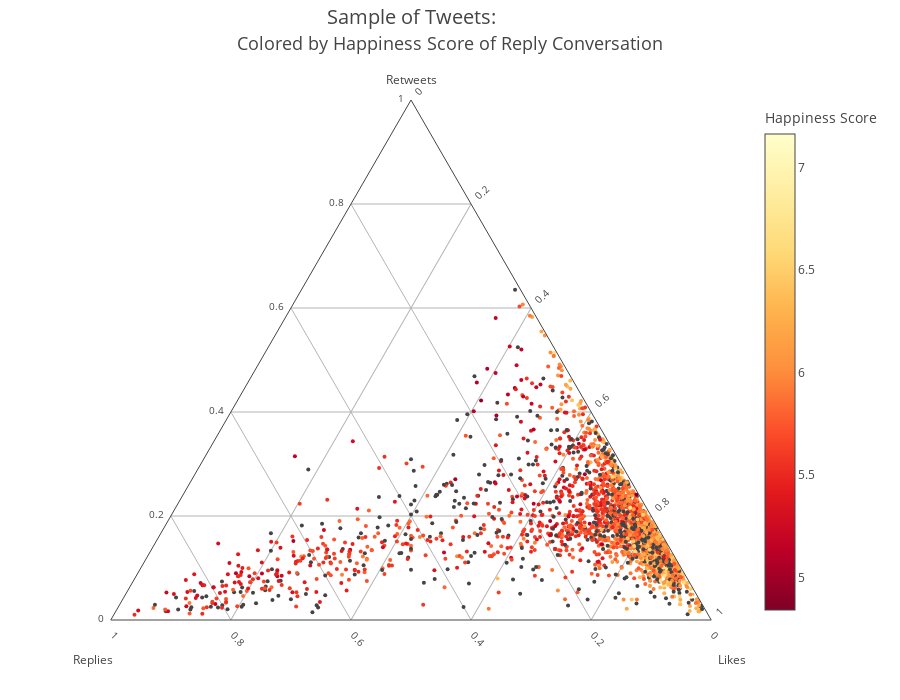

This figure's notebook cell:
### Code cell
rawData = list(allhapp_ratios);
def makeAxis(title, tickangle): 
    return {
      'title': title,
      'titlefont': { 'size': 12 },
      'tickangle': tickangle,
      'tickfont': { 'size': 10 },
      'tickcolor': 'rgba(0,0,0,0)',
      'ticklen': 5,
      'showline': True,
      'showgrid': True
    }
data = [{ 
    'type': 'scatterternary',
    'mode': 'markers',
    'a': [i for i in map(lambda x: x['retweets'], rawData)],
    'b': [i for i in map(lambda x: x['replies'], rawData)],
    'c': [i for i in map(lambda x: x['likes'], rawData)],
    'text': [i for i in map(lambda x: x['user'], rawData)],
    'marker': {
        'color': [i for i in map(lambda x: x['happ_score'], rawData)],
        'cmin':happmax,
        'cmax':happmin,
        'size': 4,
        'colorbar':{'title':'Happiness Score'
                   },
        'colorscale':'YlOrRd',# Viridis Jet YlOrRd
        'showscale':True
    },
    }]
layout = {
    'title':'Colored by Happiness Score of Reply Conversation',
    'titlefont': { 'size': 18 },
    'autosize':False,
    'width':900,
    'height':700,
    'ternary': {
        'sum': 1,
        'aaxis': makeAxis('Retweets', 0),
        'baxis': makeAxis('<br>Replies  ', 45),
        'caxis': makeAxis('<br>  Likes', -45)
    },
    'annotations': [{
      'showarrow': False,
      'text': 'Sample of Tweets:',
        'x': .5,
        'y': 1.19,
        'font': { 'size': 20 }
    }]
}
fig = {'data': data, 'layout': layout}
#py.plotly.image.save_as(fig,'Figs/{}-ratio-happiness.jpeg'.format(screenname))
py.offline.iplot(fig)

### Figure 1 — Plotly figure (JSON) as saved in the notebook; plotly's stock layout.template omitted (floating-point values rounded to 4 significant figures; data arrays with more than 128 entries replaced by an {"elided": "..."} marker saying what was removed)
{"data": [{"a": {"elided": "2576 float values"}, "b": {"elided": "2576 float values"}, "c": {"elided": "2576 float values"}, "marker": {"cmax": 4.842, "cmin": 7.164, "color": {"elided": "2576 float values"}, "colorbar": {"title": "Happiness Score"}, "colorscale": "YlOrRd", "showscale": true, "size": 4}, "mode": "markers", "text": {"elided": "2576 str values"}, "type": "scatterternary"}], "layout": {"annotations": [{"font": {"size": 20}, "showarrow": false, "text": "Sample of Tweets:", "x": 0.5, "y": 1.19}], "autosize": false, "height": 700, "ternary": {"aaxis": {"showgrid": true, "showline": true, "tickangle": 0, "tickcolor": "rgba(0,0,0,0)", "tickfont": {"size": 10}, "ticklen": 5, "title": "Retweets", "titlefont": {"size": 12}}, "baxis": {"showgrid": true, "showline": true, "tickangle": 45, "tickcolor": "rgba(0,0,0,0)", "tickfont": {"size": 10}, "ticklen": 5, "title": "<br>Replies  ", "titlefont": {"size": 12}}, "caxis": {"showgrid": true, "showline": true, "tickangle": -45, "tickcolor": "rgba(0,0,0,0)", "tickfont": {"size": 10}, "ticklen": 5, "title": "<br>  Likes", "titlefont": {"size": 12}}, "sum": 1}, "title": "Colored by Happiness Score of Reply Conversation", "titlefont": {"size": 18}, "width": 900}}
